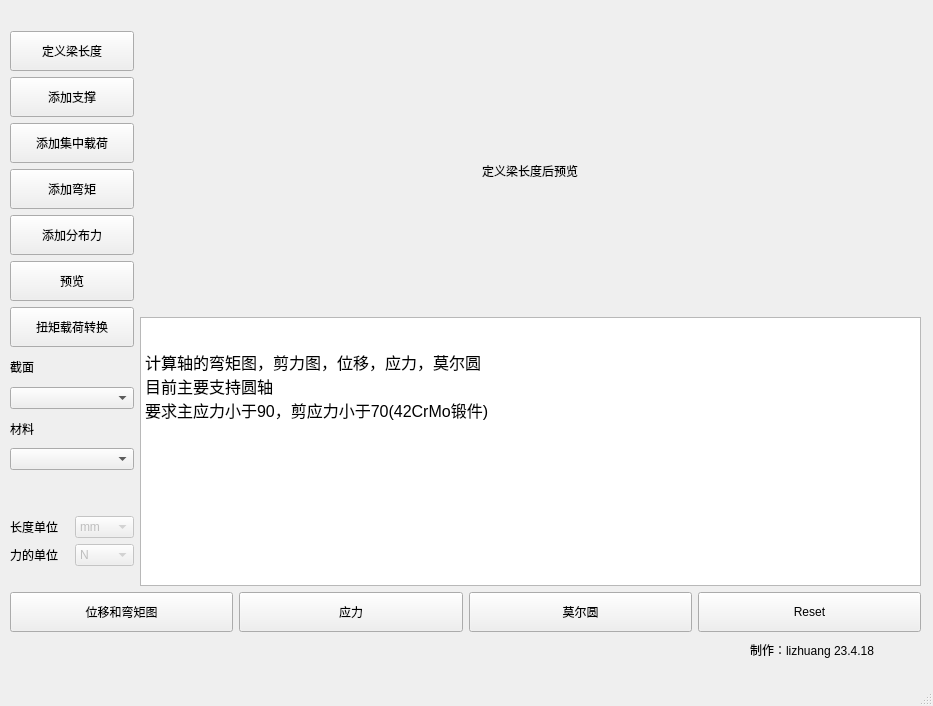
<?xml version="1.0" encoding="UTF-8"?>
<ui version="4.0">
 <class>MainWindow</class>
 <widget class="QMainWindow" name="MainWindow">
  <property name="geometry">
   <rect>
    <x>0</x>
    <y>0</y>
    <width>933</width>
    <height>706</height>
   </rect>
  </property>
  <property name="sizePolicy">
   <sizepolicy hsizetype="Expanding" vsizetype="Expanding">
    <horstretch>0</horstretch>
    <verstretch>0</verstretch>
   </sizepolicy>
  </property>
  <property name="windowTitle">
   <string>MainWindow</string>
  </property>
  <widget class="QWidget" name="centralwidget">
   <widget class="QWidget" name="layoutWidget">
    <property name="geometry">
     <rect>
      <x>10</x>
      <y>31</y>
      <width>911</width>
      <height>601</height>
     </rect>
    </property>
    <layout class="QVBoxLayout" name="verticalLayout_6">
     <item>
      <layout class="QHBoxLayout" name="horizontalLayout" stretch="0,10">
       <item>
        <layout class="QVBoxLayout" name="verticalLayout_5" stretch="6,2,2,0,0,0">
         <item>
          <layout class="QVBoxLayout" name="verticalLayout_2">
           <item>
            <widget class="QPushButton" name="addBeamButton">
             <property name="minimumSize">
              <size>
               <width>120</width>
               <height>40</height>
              </size>
             </property>
             <property name="text">
              <string>定义梁长度</string>
             </property>
            </widget>
           </item>
           <item>
            <widget class="QPushButton" name="addSupportButton">
             <property name="minimumSize">
              <size>
               <width>120</width>
               <height>40</height>
              </size>
             </property>
             <property name="text">
              <string>添加支撑</string>
             </property>
            </widget>
           </item>
           <item>
            <widget class="QPushButton" name="addPointLoadButton">
             <property name="minimumSize">
              <size>
               <width>120</width>
               <height>40</height>
              </size>
             </property>
             <property name="text">
              <string>添加集中载荷</string>
             </property>
            </widget>
           </item>
           <item>
            <widget class="QPushButton" name="addMomentButton">
             <property name="minimumSize">
              <size>
               <width>120</width>
               <height>40</height>
              </size>
             </property>
             <property name="text">
              <string>添加弯矩</string>
             </property>
            </widget>
           </item>
           <item>
            <widget class="QPushButton" name="addUDLButton">
             <property name="minimumSize">
              <size>
               <width>120</width>
               <height>40</height>
              </size>
             </property>
             <property name="text">
              <string>添加分布力</string>
             </property>
            </widget>
           </item>
          </layout>
         </item>
         <item>
          <layout class="QVBoxLayout" name="verticalLayout_4">
           <item>
            <widget class="QPushButton" name="pushButton">
             <property name="minimumSize">
              <size>
               <width>0</width>
               <height>40</height>
              </size>
             </property>
             <property name="text">
              <string>预览</string>
             </property>
             <property name="autoDefault">
              <bool>false</bool>
             </property>
            </widget>
           </item>
           <item>
            <widget class="QPushButton" name="pushButton_4">
             <property name="minimumSize">
              <size>
               <width>0</width>
               <height>40</height>
              </size>
             </property>
             <property name="text">
              <string>扭矩载荷转换</string>
             </property>
            </widget>
           </item>
          </layout>
         </item>
         <item>
          <layout class="QVBoxLayout" name="verticalLayout">
           <item>
            <widget class="QLabel" name="label_3">
             <property name="text">
              <string>截面</string>
             </property>
            </widget>
           </item>
           <item>
            <widget class="QComboBox" name="crossSectionSelectionComboBox">
             <item>
              <property name="text">
               <string/>
              </property>
             </item>
             <item>
              <property name="text">
               <string>circle</string>
              </property>
             </item>
             <item>
              <property name="text">
               <string>Square</string>
              </property>
             </item>
             <item>
              <property name="text">
               <string>Rectangular</string>
              </property>
             </item>
            </widget>
           </item>
           <item>
            <widget class="QLabel" name="label_4">
             <property name="text">
              <string>材料</string>
             </property>
            </widget>
           </item>
           <item>
            <widget class="QComboBox" name="materialSelectionComboBox">
             <item>
              <property name="text">
               <string/>
              </property>
             </item>
             <item>
              <property name="text">
               <string>SteelAISI1045</string>
              </property>
             </item>
             <item>
              <property name="text">
               <string>CastIronGrade20</string>
              </property>
             </item>
            </widget>
           </item>
          </layout>
         </item>
         <item>
          <widget class="QLabel" name="label_8">
           <property name="text">
            <string> </string>
           </property>
          </widget>
         </item>
         <item>
          <widget class="QLabel" name="label_7">
           <property name="text">
            <string/>
           </property>
          </widget>
         </item>
         <item>
          <layout class="QGridLayout" name="gridLayout">
           <item row="1" column="1">
            <widget class="QComboBox" name="lengthUnitComboBox">
             <property name="enabled">
              <bool>false</bool>
             </property>
             <property name="minimumSize">
              <size>
               <width>0</width>
               <height>0</height>
              </size>
             </property>
             <item>
              <property name="text">
               <string>mm</string>
              </property>
             </item>
             <item>
              <property name="text">
               <string>cm</string>
              </property>
             </item>
             <item>
              <property name="text">
               <string>m</string>
              </property>
             </item>
            </widget>
           </item>
           <item row="2" column="1">
            <widget class="QComboBox" name="forceUnitComboBox">
             <property name="enabled">
              <bool>false</bool>
             </property>
             <property name="minimumSize">
              <size>
               <width>0</width>
               <height>0</height>
              </size>
             </property>
             <item>
              <property name="text">
               <string>N</string>
              </property>
             </item>
             <item>
              <property name="text">
               <string>kN</string>
              </property>
             </item>
            </widget>
           </item>
           <item row="2" column="0">
            <widget class="QLabel" name="label">
             <property name="minimumSize">
              <size>
               <width>0</width>
               <height>0</height>
              </size>
             </property>
             <property name="text">
              <string>力的单位</string>
             </property>
            </widget>
           </item>
           <item row="1" column="0">
            <widget class="QLabel" name="label_2">
             <property name="minimumSize">
              <size>
               <width>0</width>
               <height>0</height>
              </size>
             </property>
             <property name="text">
              <string>长度单位</string>
             </property>
            </widget>
           </item>
           <item row="3" column="0" colspan="2">
            <widget class="QLabel" name="label_9">
             <property name="text">
              <string> </string>
             </property>
            </widget>
           </item>
          </layout>
         </item>
        </layout>
       </item>
       <item>
        <layout class="QGridLayout" name="gridLayout_2">
         <item row="0" column="0" alignment="Qt::AlignHCenter|Qt::AlignBottom">
          <widget class="QLabel" name="label_5">
           <property name="minimumSize">
            <size>
             <width>0</width>
             <height>280</height>
            </size>
           </property>
           <property name="styleSheet">
            <string notr="true">font: 25 20pt &quot;Adobe 明體 Std L&quot;;</string>
           </property>
           <property name="text">
            <string>定义梁长度后预览</string>
           </property>
          </widget>
         </item>
         <item row="2" column="0">
          <widget class="QTextEdit" name="textEdit">
           <property name="html">
            <string>&lt;!DOCTYPE HTML PUBLIC &quot;-//W3C//DTD HTML 4.0//EN&quot; &quot;http://www.w3.org/TR/REC-html40/strict.dtd&quot;&gt;
&lt;html&gt;&lt;head&gt;&lt;meta name=&quot;qrichtext&quot; content=&quot;1&quot; /&gt;&lt;style type=&quot;text/css&quot;&gt;
p, li { white-space: pre-wrap; }
&lt;/style&gt;&lt;/head&gt;&lt;body style=&quot; font-family:'SimSun'; font-size:9pt; font-weight:400; font-style:normal;&quot;&gt;
&lt;p style=&quot;-qt-paragraph-type:empty; margin-top:0px; margin-bottom:0px; margin-left:0px; margin-right:0px; -qt-block-indent:0; text-indent:0px;&quot;&gt;&lt;br /&gt;&lt;/p&gt;
&lt;p style=&quot;-qt-paragraph-type:empty; margin-top:0px; margin-bottom:0px; margin-left:0px; margin-right:0px; -qt-block-indent:0; text-indent:0px;&quot;&gt;&lt;br /&gt;&lt;/p&gt;
&lt;p style=&quot; margin-top:0px; margin-bottom:0px; margin-left:0px; margin-right:0px; -qt-block-indent:0; text-indent:0px;&quot;&gt;&lt;span style=&quot; font-size:12pt;&quot;&gt;计算轴的弯矩图，剪力图，位移，应力，莫尔圆&lt;/span&gt;&lt;/p&gt;
&lt;p style=&quot; margin-top:0px; margin-bottom:0px; margin-left:0px; margin-right:0px; -qt-block-indent:0; text-indent:0px;&quot;&gt;&lt;span style=&quot; font-size:12pt;&quot;&gt;目前主要支持圆轴&lt;/span&gt;&lt;/p&gt;
&lt;p style=&quot; margin-top:0px; margin-bottom:0px; margin-left:0px; margin-right:0px; -qt-block-indent:0; text-indent:0px;&quot;&gt;&lt;span style=&quot; font-size:12pt;&quot;&gt;要求主应力小于90，剪应力小于70(42CrMo锻件)&lt;/span&gt;&lt;/p&gt;&lt;/body&gt;&lt;/html&gt;</string>
           </property>
          </widget>
         </item>
        </layout>
       </item>
      </layout>
     </item>
     <item>
      <layout class="QHBoxLayout" name="horizontalLayout_2">
       <item>
        <widget class="QPushButton" name="solveButton">
         <property name="minimumSize">
          <size>
           <width>200</width>
           <height>40</height>
          </size>
         </property>
         <property name="maximumSize">
          <size>
           <width>16777215</width>
           <height>40</height>
          </size>
         </property>
         <property name="text">
          <string>位移和弯矩图</string>
         </property>
        </widget>
       </item>
       <item>
        <widget class="QPushButton" name="pushButton_2">
         <property name="minimumSize">
          <size>
           <width>200</width>
           <height>40</height>
          </size>
         </property>
         <property name="text">
          <string>应力</string>
         </property>
        </widget>
       </item>
       <item>
        <widget class="QPushButton" name="pushButton_3">
         <property name="minimumSize">
          <size>
           <width>200</width>
           <height>40</height>
          </size>
         </property>
         <property name="text">
          <string>莫尔圆</string>
         </property>
        </widget>
       </item>
       <item>
        <widget class="QPushButton" name="resetButton">
         <property name="minimumSize">
          <size>
           <width>200</width>
           <height>40</height>
          </size>
         </property>
         <property name="maximumSize">
          <size>
           <width>16777215</width>
           <height>40</height>
          </size>
         </property>
         <property name="text">
          <string>Reset</string>
         </property>
        </widget>
       </item>
      </layout>
     </item>
    </layout>
   </widget>
   <widget class="QLabel" name="label_6">
    <property name="geometry">
     <rect>
      <x>750</x>
      <y>640</y>
      <width>141</width>
      <height>20</height>
     </rect>
    </property>
    <property name="text">
     <string>制作：lizhuang 23.4.18</string>
    </property>
   </widget>
  </widget>
  <widget class="QMenuBar" name="menubar">
   <property name="geometry">
    <rect>
     <x>0</x>
     <y>0</y>
     <width>933</width>
     <height>23</height>
    </rect>
   </property>
  </widget>
  <widget class="QStatusBar" name="statusbar"/>
 </widget>
 <resources/>
 <connections>
  <connection>
   <sender>pushButton</sender>
   <signal>clicked()</signal>
   <receiver>MainWindow</receiver>
   <slot>draw2()</slot>
   <hints>
    <hint type="sourcelabel">
     <x>133</x>
     <y>394</y>
    </hint>
    <hint type="destinationlabel">
     <x>271</x>
     <y>519</y>
    </hint>
   </hints>
  </connection>
  <connection>
   <sender>pushButton_2</sender>
   <signal>clicked()</signal>
   <receiver>MainWindow</receiver>
   <slot>stresssolve()</slot>
   <hints>
    <hint type="sourcelabel">
     <x>462</x>
     <y>652</y>
    </hint>
    <hint type="destinationlabel">
     <x>355</x>
     <y>562</y>
    </hint>
   </hints>
  </connection>
  <connection>
   <sender>pushButton_3</sender>
   <signal>clicked()</signal>
   <receiver>MainWindow</receiver>
   <slot>moeryuan()</slot>
   <hints>
    <hint type="sourcelabel">
     <x>690</x>
     <y>652</y>
    </hint>
    <hint type="destinationlabel">
     <x>581</x>
     <y>559</y>
    </hint>
   </hints>
  </connection>
  <connection>
   <sender>pushButton_4</sender>
   <signal>clicked()</signal>
   <receiver>MainWindow</receiver>
   <slot>fuzhujiemian()</slot>
   <hints>
    <hint type="sourcelabel">
     <x>89</x>
     <y>420</y>
    </hint>
    <hint type="destinationlabel">
     <x>6</x>
     <y>442</y>
    </hint>
   </hints>
  </connection>
 </connections>
 <slots>
  <slot>draw2()</slot>
  <slot>stresssolve()</slot>
  <slot>moeryuan()</slot>
  <slot>fuzhujiemian()</slot>
 </slots>
</ui>
